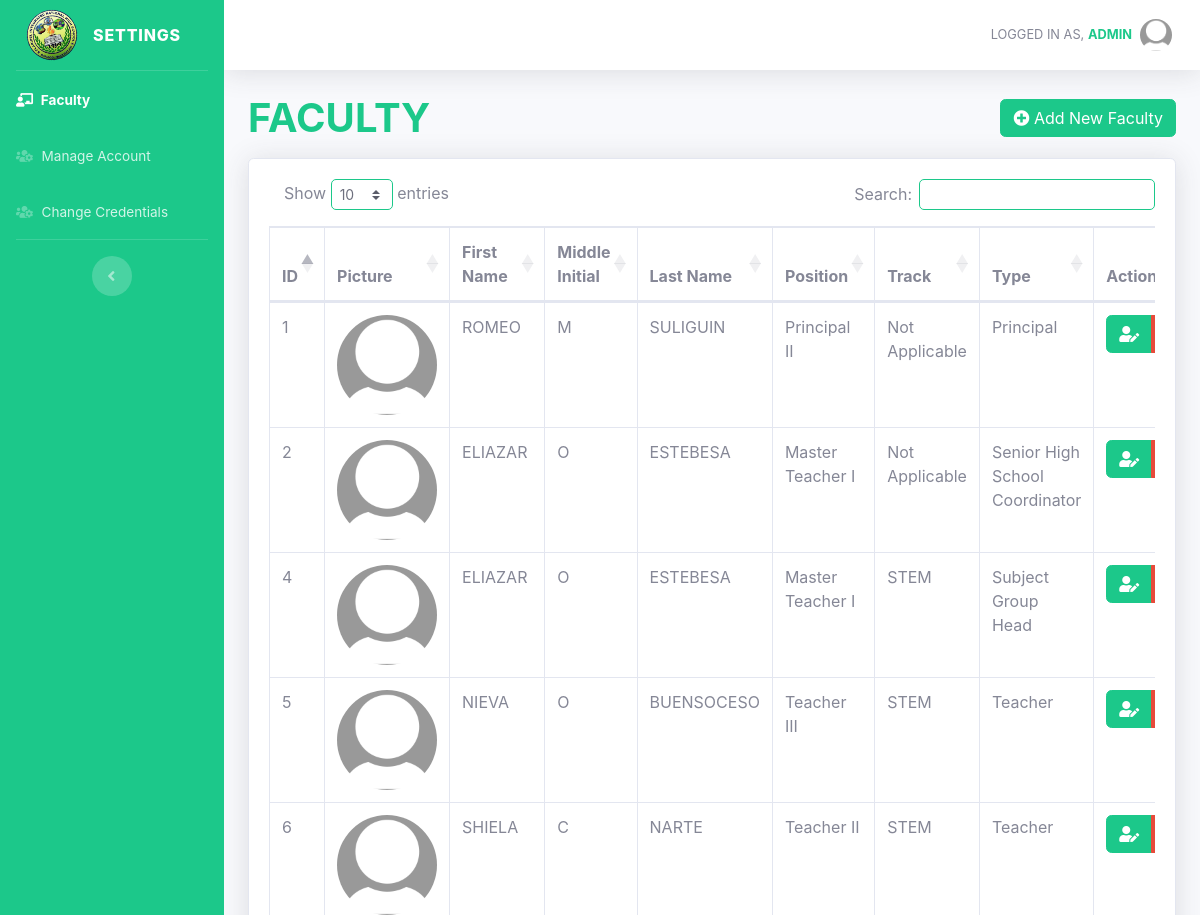
/settings.php (signed in, upper part), run on an earlier commit of the app's database.
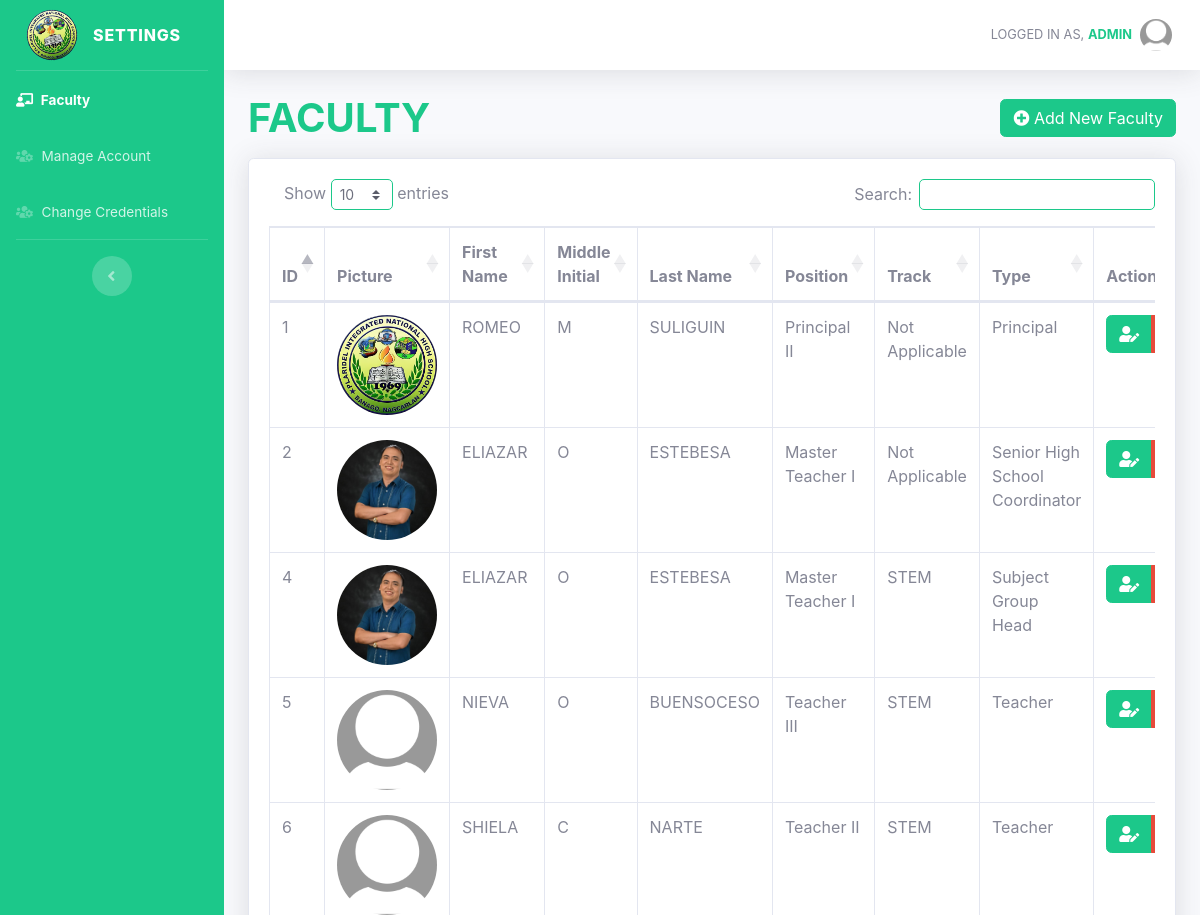
And on a later commit of the database.
### tables this page shows
CREATE TABLE `faculty` (
  `id` int(11) NOT NULL,
  `firstName` varchar(255) NOT NULL,
  `middleName` varchar(255) DEFAULT NULL,
  `lastName` varchar(255) NOT NULL,
  `position` varchar(255) NOT NULL,
  `rank` varchar(100) NOT NULL,
  `track` varchar(100) NOT NULL,
  `type` enum('Principal','Teacher','Subject Group Head','Senior High School Coordinator') NOT NULL,
  `picture` varchar(255) NOT NULL
);

### settings.php (the view, shortened to what the changed rows need)
<!DOCTYPE html>
<html lang="en">
<head>
    <link href="vendor/fontawesome-free/css/all.min.css" rel="stylesheet" type="text/css">
    <link href="css/sb-admin-2.min.css" rel="stylesheet">
    <link href="vendor/datatables/dataTables.bootstrap4.min.css" rel="stylesheet">
    <link rel="stylesheet" type="text/css" href="https://cdn.datatables.net/1.10.25/css/dataTables.bootstrap4.min.css">
    <link rel="stylesheet" type="text/css" href="https://cdn.datatables.net/buttons/1.7.1/css/buttons.bootstrap4.min.css">
</head>
<body id="page-top">
    <div id="wrapper">
        <div id="content-wrapper" class="d-flex flex-column">
            <div id="content">
                <div class="container-fluid">
                    <div class="d-flex justify-content-between flex-wrap flex-md-nowrap align-items-center mb-3">
                        <h1 class="h1 mb-0 text-success" style="text-transform:uppercase;"><b>Faculty</b></h1>
                    </div>
                    <div class="card shadow mb-4">
                        <div class="card-body">
                            <div class="table-responsive">
                                <table class="table table-bordered" id="dataTable" width="100%" cellspacing="0">
                                    <thead>
                                        <tr>
                                            <th>ID</th>
                                            <th>Picture</th>
                                            <th>First Name</th>
                                            <th>Middle Initial</th>
                                            <th>Last Name</th>
                                            <th>Position</th>
                                            <th>Track</th>
                                            <th>Type</th>
                                            <th>Action</th>
                                        </tr>
                                    </thead>
                                    <tbody>
                                        <?php
                                        include 'conn.php';
                                        $query = "SELECT * FROM faculty";
                                        $query_run = mysqli_query($conn, $query);
                                        if (mysqli_num_rows($query_run) > 0) {
                                            foreach ($query_run as $items) {
                                        ?>
                                                <tr>
                                                    <td>
                                                        <?= $items['id']; ?>
                                                    </td>
                                                    <td style="display: block; margin-left: auto; margin-right: auto;">
                                                        <?php
                                                        if (!empty($items['picture'])) {
                                                            echo '<img class="rounded-circle" src="' . $items['picture'] . '" alt="Profile Picture" width="100">';
                                                        } else {
                                                            echo '<img class="rounded-circle" src="default-profile-pic.jpg" alt="Profile Picture" width="100">';
                                                        }
                                                        ?>
                                                    </td>
                                                    <td>
                                                        <?= $items['firstName']; ?>
                                                    </td>
                                                    <td>
                                                        <?= $items['middleName']; ?>
                                                    </td>
                                                    <td>
                                                        <?= $items['lastName']; ?>
                                                    </td>
                                                    <td>
                                                        <?= $items['position']; ?>
                                                    </td>
                                                    <td>
                                                        <?= $items['track']; ?>
                                                    </td>
                                                    <td>
                                                        <?= $items['type']; ?>
                                                    </td>
                                                    <td class="text-center">
                                                        <div class="btn-group" role="group">
                                                            <a href="editfaculty.php?id=<?= $items['id']; ?>" class="btn btn-md btn-success"><i class="fas fa-user-edit"></i></a>
                                                            <button type="button" class="btn btn-md btn-danger deletebtn"><i class="fas fa-user-times"></i></a>
                                                        </div>
                                                    </td>
                                                </tr>
                                        <?php
                                            }
                                        }
                                        ?>
                                    </tbody>
                                </table>
                            </div>
                        </div>
                    </div>
                </div>
            </div>
        </div>
    </div>
</body>
</html>

What changed in the data, as far as the page shows it:
changed faculty "ROMEO": picture: picture added
changed faculty "Senior High School Coordinator": picture: picture added
changed faculty "Subject Group Head": picture: picture added
